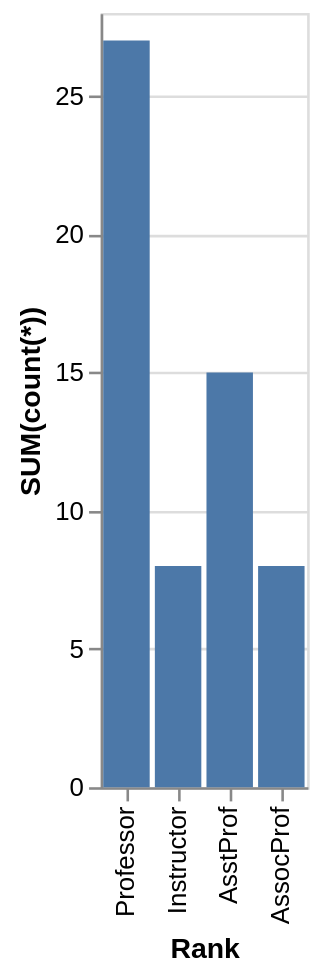

The Vega-Lite source for this figure:
### Vega-Lite specification from a JSON file in a GitHub repository (floating-point values rounded to 4 significant figures)
{"data": {"values": [{"x_data": "AssocProf", "y_data": 8}, {"x_data": "AsstProf", "y_data": 15}, {"x_data": "Instructor", "y_data": 8}, {"x_data": "Professor", "y_data": 27}]}, "mark": "bar", "encoding": {"x": {"field": "x_data", "type": "nominal", "title": "Rank", "sort": "descending"}, "y": {"field": "y_data", "type": "quantitative", "title": "SUM(count(*))"}}}
